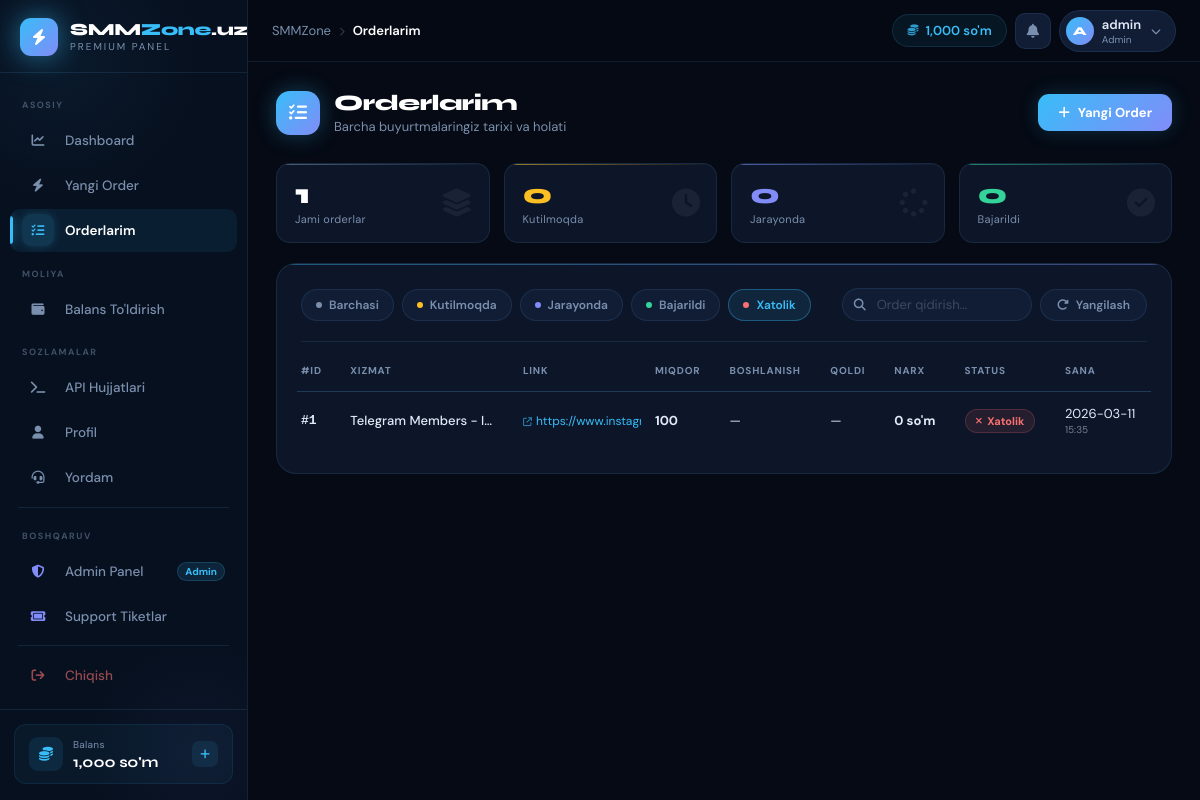
/orders?status=Failed (signed in), run on the app's committed database.
### tables this page shows
CREATE TABLE users (
    id           INTEGER PRIMARY KEY AUTOINCREMENT,
    username     TEXT UNIQUE NOT NULL,
    email        TEXT UNIQUE NOT NULL,
    password     TEXT NOT NULL,
    balance      REAL DEFAULT 0,
    role         TEXT DEFAULT 'user',
    api_key      TEXT UNIQUE,
    total_spent  REAL DEFAULT 0,
    total_orders INTEGER DEFAULT 0,
    ref_code     TEXT UNIQUE,
    referred_by  INTEGER,
    ref_earnings REAL DEFAULT 0,
    is_active    INTEGER DEFAULT 1,
    created_at   TEXT DEFAULT (datetime('now'))
);

CREATE TABLE orders (
    id              INTEGER PRIMARY KEY AUTOINCREMENT,
    user_id         INTEGER NOT NULL,
    service_id      INTEGER NOT NULL,
    provider_order_id TEXT,
    link            TEXT NOT NULL,
    quantity        INTEGER NOT NULL,
    price           REAL NOT NULL,
    start_count     INTEGER DEFAULT 0,
    remains         INTEGER DEFAULT 0,
    status          TEXT DEFAULT 'Pending',
    note            TEXT,
    created_at      TEXT DEFAULT (datetime('now')),
    updated_at      TEXT DEFAULT (datetime('now')),
    FOREIGN KEY(user_id)    REFERENCES users(id),
    FOREIGN KEY(service_id) REFERENCES services(id)
);

CREATE TABLE services (
    id              INTEGER PRIMARY KEY AUTOINCREMENT,
    category_id     INTEGER NOT NULL,
    provider_id     INTEGER,
    name            TEXT NOT NULL,
    description     TEXT,
    type            TEXT DEFAULT 'Default',
    platform        TEXT,
    price_per_1000  REAL NOT NULL,
    min_order       INTEGER DEFAULT 10,
    max_order       INTEGER DEFAULT 100000,
    is_active       INTEGER DEFAULT 1,
    created_at      TEXT DEFAULT (datetime('now')),
    FOREIGN KEY(category_id) REFERENCES categories(id)
);

### services/user_service.py (the view)
@user_bp.route("/orders")
@login_required
def orders():
    db     = get_db()
    u      = current_user()
    page   = max(1, int(request.args.get("page", 1)))
    status = request.args.get("status", "")
    limit  = 20
    where  = "WHERE o.user_id=?"
    params = [u["id"]]
    if status:
        where += " AND o.status=?"
        params.append(status)
    rows = r2l(db.execute(
        f"SELECT o.*, s.name as svc_name FROM orders o "
        f"JOIN services s ON o.service_id=s.id "
        f"{where} ORDER BY o.created_at DESC LIMIT ? OFFSET ?",
        params + [limit, (page - 1) * limit]
    ).fetchall())
    total = db.execute(f"SELECT COUNT(*) FROM orders o {where}", params).fetchone()[0]
    return render_template("orders.html", user=r2d(u), orders=rows,
                           page=page, total=total, limit=limit, status=status)

### database/db.py (called while the page is built)
def get_db():
    if "db" not in g:
        g.db = sqlite3.connect(DATABASE)
        g.db.row_factory = sqlite3.Row
    return g.db

def r2d(row):
    if row is None:
        return None
    return dict(row)

def r2l(rows):
    return [dict(row) for row in rows]

### main.py (called while the page is built)
@app.context_processor
def inject_globals():
    user_balance = 0
    if "user_id" in session:
        db = get_db()
        u  = db.execute("SELECT balance FROM users WHERE id=?", (session["user_id"],)).fetchone()
        if u: user_balance = u["balance"]
        session["balance"] = user_balance
    return {"site_name": Config.SITE_NAME, "user_balance": user_balance}

### services/user_service.py (called while the page is built)
def current_user():
    db = get_db()
    return db.execute("SELECT * FROM users WHERE id=?", (session["user_id"],)).fetchone()

### templates/orders.html (shortened to what this page needs)
{% extends "base.html" %}
{% block content %}
<div class="ord-header">
  <div class="ord-header-left">
    <div class="ord-header-icon"><i class="fas fa-list-check"></i></div>
    <div>
      <div class="ord-title">Orderlarim</div>
      <div class="ord-subtitle">Barcha buyurtmalaringiz tarixi va holati</div>
    </div>
  </div>
  <a href="/new-order" style="display:inline-flex;align-items:center;gap:8px;padding:10px 20px;background:var(--grad);border-radius:11px;color:#fff;font-size:13px;font-weight:700;text-decoration:none;box-shadow:0 0 20px rgba(56,189,248,0.2);transition:all .2s"
     onmouseover="this.style.opacity='.88'" onmouseout="this.style.opacity='1'">
    <i class="fas fa-plus"></i> Yangi Order
  </a>
</div>
<div class="ord-stats">
  <div class="ord-stat-card s-all">
    <div class="ord-stat-num">{{ orders | length }}</div>
    <div class="ord-stat-lbl">Jami orderlar</div>
    <i class="fas fa-layer-group ord-stat-icon"></i>
  </div>
  <div class="ord-stat-card s-pending">
    <div class="ord-stat-num">{{ orders | selectattr('status','equalto','Pending') | list | length }}</div>
    <div class="ord-stat-lbl">Kutilmoqda</div>
    <i class="fas fa-clock ord-stat-icon"></i>
  </div>
  <div class="ord-stat-card s-process">
    <div class="ord-stat-num">{{ orders | selectattr('status','equalto','Processing') | list | length }}</div>
    <div class="ord-stat-lbl">Jarayonda</div>
    <i class="fas fa-spinner ord-stat-icon"></i>
  </div>
  <div class="ord-stat-card s-done">
    <div class="ord-stat-num">{{ orders | selectattr('status','equalto','Completed') | list | length }}</div>
    <div class="ord-stat-lbl">Bajarildi</div>
    <i class="fas fa-check-circle ord-stat-icon"></i>
  </div>
</div>
<div class="ord-card">
  <div class="ord-toolbar">
    {% for st, label, dot_color in [
      ('',           'Barchasi',   '#7a8fad'),
      ('Pending',    'Kutilmoqda', '#fbbf24'),
      ('Processing', 'Jarayonda',  '#818cf8'),
      ('Completed',  'Bajarildi',  '#34d399'),
      ('Failed',     'Xatolik',    '#f87171')
    ] %}
    <a href="/orders?status={{ st }}"
       class="flt-btn {% if status == st %}active{% endif %}">
      <span class="flt-dot" style="background:{{ dot_color }}"></span>
      {{ label }}
    </a>
    {% endfor %}
    <div class="ord-search">
      <input type="text" placeholder="Order qidirish..." id="ord-search-inp" oninput="searchOrders(this.value)">
    </div>
    <form method="POST" action="/api/sync-orders" id="sync-form">
      <button type="submit" class="sync-btn" id="sync-btn" onclick="startSync(event)">
        <i class="fas fa-rotate-right"></i> Yangilash
      </button>
    </form>
  </div>
  <div class="ord-table-wrap">
    <table class="ord-table" id="ord-table">
      <thead>
        <tr>
          <th>#ID</th>
          <th>Xizmat</th>
          <th>Link</th>
          <th>Miqdor</th>
          <th>Boshlanish</th>
          <th>Qoldi</th>
          <th>Narx</th>
          <th>Status</th>
          <th>Sana</th>
        </tr>
      </thead>
      <tbody id="ord-tbody">
        {% for o in orders %}
        <tr style="animation-delay:{{ loop.index0 * 0.04 }}s">
          <td class="td-id">#{{ o.id }}</td>
          <td class="td-svc" title="{{ o.svc_name }}">{{ o.svc_name }}</td>
          <td class="td-link">
            <a href="{{ o.link }}" target="_blank" rel="noopener" title="{{ o.link }}">
              <i class="fas fa-arrow-up-right-from-square" style="font-size:9px;opacity:.6"></i>
              {{ o.link | truncate(28, True, '…') }}
            </a>
          </td>
          <td class="td-qty">
            {{ "{:,}".format(o.quantity) }}
          </td>
          <td class="td-num">{{ o.start_count or '—' }}</td>
          <td class="td-num">{{ o.remains or '—' }}</td>
          <td class="td-price">{{ "{:,.0f}".format(o.price) }} so'm</td>
          <td>
            {% if o.status == 'Completed' %}
              <span class="badge badge-green"><i class="fas fa-check"></i> Bajarildi</span>
            {% elif o.status == 'Processing' %}
              <span class="badge badge-blue"><i class="fas fa-spinner"></i> Jarayonda</span>
            {% elif o.status == 'Pending' %}
              <span class="badge badge-yellow"><i class="fas fa-clock"></i> Kutilmoqda</span>
            {% elif o.status == 'Failed' %}
              <span class="badge badge-red"><i class="fas fa-xmark"></i> Xatolik</span>
            {% elif o.status == 'Partial' %}
              <span class="badge badge-yellow"><i class="fas fa-circle-half-stroke"></i> Qisman</span>
            {% elif o.status == 'Cancelled' %}
              <span class="badge badge-gray"><i class="fas fa-ban"></i> Bekor</span>
            {% else %}
              <span class="badge badge-gray">{{ o.status }}</span>
            {% endif %}
          </td>
          <td class="td-date">
            <div>{{ o.created_at[:10] }}</div>
            <div style="font-size:10px;opacity:.5;margin-top:1px">{{ o.created_at[11:16] }}</div>
          </td>
        </tr>
        {% endfor %}
      </tbody>
    </table>
  </div>
</div>
{% endblock %}

### templates/base.html (shortened to what this page needs)
<!DOCTYPE html>
<html lang="uz">
<head>
<link rel="stylesheet" href="https://cdnjs.cloudflare.com/ajax/libs/font-awesome/6.5.0/css/all.min.css">
</head>
<body>
{% if 'user_id' in session %}
<aside class="sidebar" id="sidebar">
  <a href="/dashboard" class="sidebar-brand">
    <div class="brand-icon"><i class="fas fa-bolt"></i></div>
    <div class="brand-text">
      <div class="brand-name">SMM<span>Zone</span>.uz</div>
      <div class="brand-tag">PREMIUM PANEL</div>
    </div>
  </a>
  <nav class="sidebar-nav">
    <div class="nav-section-label">Asosiy</div>
    <a href="/dashboard" class="nav-item {% if request.path == '/dashboard' %}active{% endif %}">
      <div class="nav-item-icon"><i class="fas fa-chart-line"></i></div>
      <span class="nav-item-label">Dashboard</span>
    </a>
    <a href="/new-order" class="nav-item {% if request.path == '/new-order' %}active{% endif %}">
      <div class="nav-item-icon"><i class="fas fa-bolt"></i></div>
      <span class="nav-item-label">Yangi Order</span>
    </a>
    <a href="/orders" class="nav-item {% if request.path == '/orders' %}active{% endif %}">
      <div class="nav-item-icon"><i class="fas fa-list-check"></i></div>
      <span class="nav-item-label">Orderlarim</span>
    </a>
    <div class="nav-section-label">Moliya</div>
    <a href="/add-funds" class="nav-item {% if request.path == '/add-funds' %}active{% endif %}">
      <div class="nav-item-icon"><i class="fas fa-wallet"></i></div>
      <span class="nav-item-label">Balans To'ldirish</span>
    </a>
    <div class="nav-section-label">Sozlamalar</div>
    <a href="/api-docs" class="nav-item {% if request.path == '/api-docs' %}active{% endif %}">
      <div class="nav-item-icon"><i class="fas fa-terminal"></i></div>
      <span class="nav-item-label">API Hujjatlari</span>
    </a>
    <a href="/profile" class="nav-item {% if request.path == '/profile' %}active{% endif %}">
      <div class="nav-item-icon"><i class="fas fa-user"></i></div>
      <span class="nav-item-label">Profil</span>
    </a>
    <a href="/support" class="nav-item {% if request.path == '/support' %}active{% endif %}">
      <div class="nav-item-icon"><i class="fas fa-headset"></i></div>
      <span class="nav-item-label">Yordam</span>
    </a>
    {% if session.role == 'admin' %}
    <div class="nav-section-label">Boshqaruv</div>
    <a href="/admin/" class="nav-item is-admin {% if request.path == '/admin/' %}active{% endif %}">
      <div class="nav-item-icon"><i class="fas fa-shield-halved"></i></div>
      <span class="nav-item-label">Admin Panel</span>
      <span class="nav-item-badge">Admin</span>
    </a>
    <a href="/admin/support" class="nav-item is-admin {% if request.path == '/admin/support' %}active{% endif %}">
      <div class="nav-item-icon"><i class="fas fa-ticket"></i></div>
      <span class="nav-item-label">Support Tiketlar</span>
    </a>
    {% endif %}
    <a href="/logout" class="nav-item is-logout">
      <div class="nav-item-icon"><i class="fas fa-arrow-right-from-bracket"></i></div>
      <span class="nav-item-label">Chiqish</span>
    </a>
  </nav>
  <div class="sidebar-footer">
    <div class="sidebar-balance">
      <div class="sb-bal-icon"><i class="fas fa-coins"></i></div>
      <div>
        <div class="sb-bal-label">Balans</div>
        <div class="sb-bal-val">{{ "{:,.0f}".format(user_balance) }} so'm</div>
      </div>
      <a href="/add-funds" class="sb-bal-link" title="To'ldirish">
        <i class="fas fa-plus"></i>
      </a>
    </div>
  </div>
</aside>
<div class="main-wrap">
  <header class="topbar">
    <div class="topbar-breadcrumb">
      <span>SMMZone</span>
      <span class="bc-sep"><i class="fas fa-chevron-right" style="font-size:9px"></i></span>
      <span class="bc-current">
        {% if '/dashboard' in request.path %}Dashboard
        {% elif '/new-order' in request.path %}Yangi Order
        {% elif '/orders' in request.path %}Orderlarim
        {% elif '/add-funds' in request.path %}Balans
        {% elif '/profile' in request.path %}Profil
        {% elif '/api-docs' in request.path %}API
        {% elif '/support' in request.path %}Yordam
        {% elif '/admin' in request.path %}Admin
        {% else %}Sahifa{% endif %}
      </span>
    </div>
    <div class="topbar-right">
      <div class="topbar-balance">
        <i class="fas fa-coins"></i>
        <span>{{ "{:,.0f}".format(user_balance) }} so'm</span>
      </div>
      <a href="#" class="topbar-notif" title="Bildirishnomalar">
        <i class="fas fa-bell"></i>
      </a>
      <a href="/profile" class="topbar-user">
        <div class="topbar-user-avatar">{{ session.username[0].upper() if session.username else 'U' }}</div>
        <div>
          <div class="topbar-user-name">{{ session.username }}</div>
          <div class="topbar-user-role">{% if session.role == 'admin' %}Admin{% else %}Foydalanuvchi{% endif %}</div>
        </div>
        <i class="fas fa-chevron-down"></i>
      </a>
    </div>
  </header>
  <main class="content">
    {% block content %}{% endblock %}
  </main>
</div>
{% else %}
{% block auth_content %}{% endblock %}
{% endif %}
</body>
</html>

### data on the page
users: balance "1,000"
orders: id "1", svc_name "Telegram Members - I…", link "https://www.in…", quantity "100", start_count "—", remains "—", price "0", status "Failed" (drawn), created_at "2026-03-11", created_at "15:35"

### other printed values
{{ session.username[0].upper() if session.username else 'U' }} "A"
{{ session.username }} "admin"
{{ orders | length }} "1"
{{ orders | selectattr('status','equalto','Pending') | list | length }} "0"
{{ orders | selectattr('status','equalto','Processing') | list | length }} "0"
{{ orders | selectattr('status','equalto','Completed') | list | length }} "0"
{{ label }} "Barchasi" "Kutilmoqda" "Jarayonda" "Bajarildi" "Xatolik"
